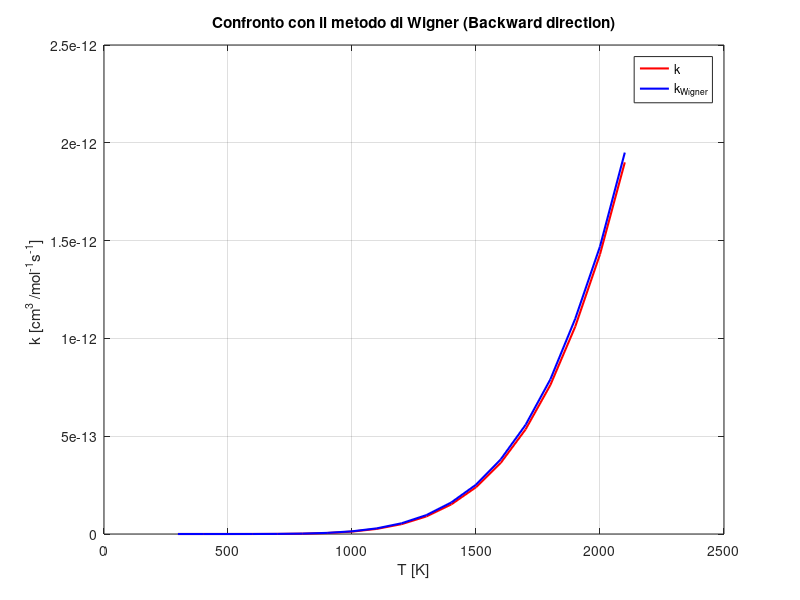

MATLAB code to generate this figure:
T = [298.15
400
500
600
700
800
900
1000
1100
1200
1300
1400
1500
1600
1700
1800
1900
2000
2100
];

k=[6.40E-22
2.32E-19
7.51E-18
7.93E-17
4.47E-16
1.70E-15
4.99E-15
1.22E-14
2.61E-14
5.04E-14
8.99E-14
1.51E-13
2.39E-13
3.64E-13
5.35E-13
7.62E-13
1.06E-12
1.43E-12
1.90E-12
];

k_wig=[1.54E-21
4.13E-19
1.13E-17
1.07E-16
5.61E-16
2.03E-15
5.76E-15
1.37E-14
2.88E-14
5.48E-14
9.66E-14
1.61E-13
2.52E-13
3.82E-13
5.58E-13
7.91E-13
1.10E-12
1.47E-12
1.95E-12
];

figure;
plot(T, k, 'LineWidth',1.5, 'Color', 'r');
hold on;
plot(T, k_wig, 'LineWidth', 1.5, 'Color', 'b');
legend('k', 'k_{Wigner}');
xlabel('T [K]');
ylabel('k [cm^3 /mol^{-1}s^{-1}] ');
title('Confronto con il metodo di Wigner (Backward direction)');
grid on;